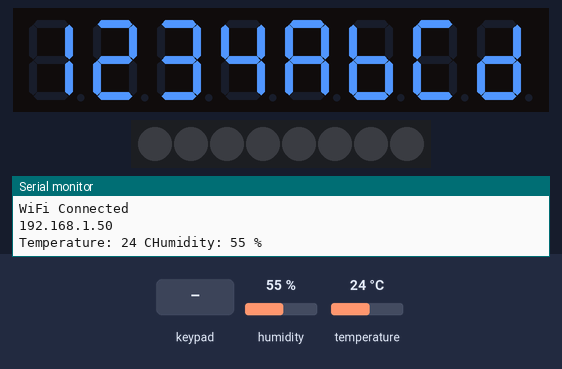
A sketch run on a simulated ESP8266 (NodeMCU). Shown: 8-digit seven-segment display, 8 RGB LEDs in strip order, left to right, the last lines printed to the serial monitor. Inputs (shaded band) come from the test bench; at power-on: humidity 55 %, temperature 24 °C. WiFi joins after 1.5 s; servers stay silent unless stated; no MQTT or app messages arrive unless stated.

Above: at 2.8 s.
2.9 s: keypad keys 1 2 3 4 pressed 0.4 s apart
At 3.0 s:
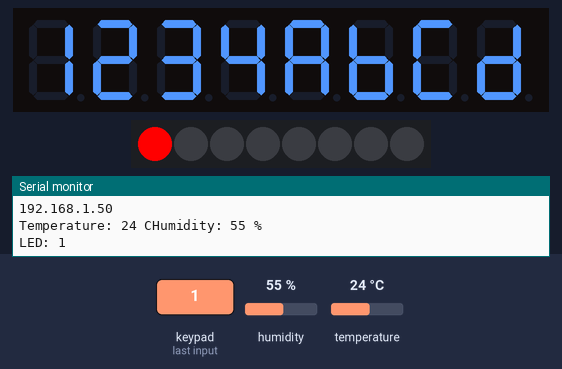
6.0 s: key '5' pressed
At 6.1 s:
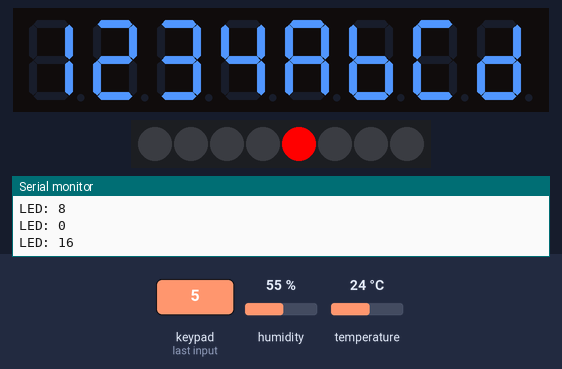
7.6 s: key '6' pressed
At 7.71 s:
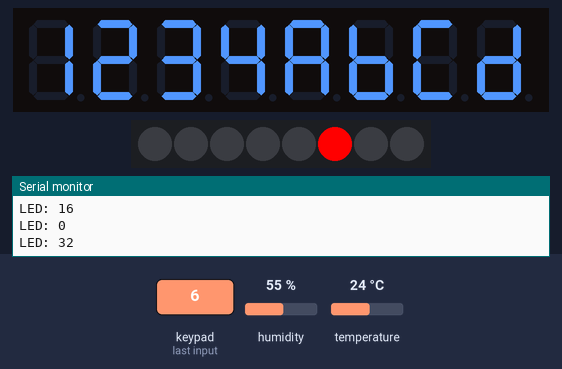
Timing chart, 0 to 10.6 s (numbered marks = the images above; inputs shaded):
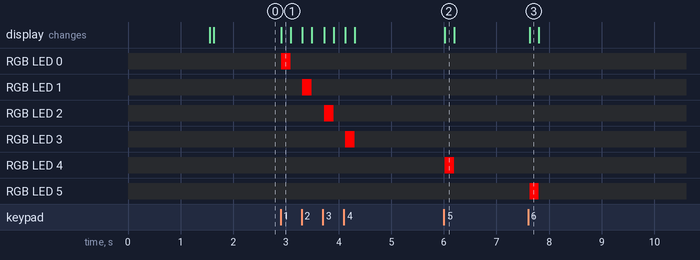

The sketch:

node_mcu.ino
```cpp
#include <MFRC522.h >     //RFID
#include <TM1638.h >      //LED
#include "DHT.h"           //온습도 센서
#include <ESP8266WiFi.h >     //WIFI
#include <PubSubClient.h >  //MQTT
#include <stdio.h>     // sprintf 함수가 선언된 헤더 파일

//-----------LED----------------
#define DHTPIN D3
#define DHTTYPE DHT11
DHT dht(DHTPIN, DHTTYPE);
int _temperature;
int _humidity;
int _pre_t;               // 온도가 변했을 경우에만 MQTT, Serial에 출력하기 위해 생성
int _pre_h;               // 습도가 변했을 경우에만 MQTT, Serial에 출력하기 위해 생성

//-----------LED----------------
TM1638 module(D2, D1, D0);
byte _led = 0;
byte _pre_led = 0;

//-----------RFID----------------
constexpr uint8_t RST_PIN = D4;
constexpr uint8_t SS_PIN = D8;
char* _rfid;

MFRC522 rfid(SS_PIN, RST_PIN); // Instance of the class
MFRC522::MIFARE_Key key;

// Init array that will store new NUID
byte nuidPICC[4];

//----------MQTT-----------------
const char * ssid = "KCCI_STC_S";
const char * password = "kcci098#";

char * topic = "kw/nodemcu";                //수신 Topic
char * server = "broker.mqttdashboard.com"; //MQTT broker address

char message_buff[100]; //initialise storage buffer
WiFiClient wifiClient; //클라이언트로 작동

void callback(char * topic, byte * payload, unsigned int length) {
  int i = 0;

  Serial.println("Message arrived: topic: " + String(topic));
  Serial.println("Length: "+ String(length,DEC));

  //create character buffer with ending null terminator (string)
  for(i =0; i <length; i ++){
    message_buff[i] = payload[i];
  }
  message_buff[i]= '\0';

  String msgString = String(message_buff);
  Serial.println("Payload: "+ msgString);
}

//MQTT 서버, 포트, 메세지 왔을때 콜백함수, 인터넷연결을 포함하여 MQTT client 객체 생성
PubSubClient client(server, 1883, callback, wifiClient);

// 아두이노 셋팅
void setup() {
  Serial.begin(9600);

  //-----------WIFI--------------
  connectWIFI();

  //-----------LED----------------
  module.setDisplayToHexNumber(0x1234ABCD,0x00); //점은 사용하지 않음

  //-----------RFID---------------
  SPI.begin(); // Init SPI bus
  rfid.PCD_Init(); // Init MFRC522


}

// 실행구간
void loop() {
  client.loop();  //MQTT ready to read

  rfidread(); //RFID

  ledkey();   //LED KEY

  temp_humi();//temperature and humidity

  //0.01초 주기로 실행 하도록 설정
  delay(10);
}

void connectWIFI(void){
  //wifi에 연결을 시도한다.
  WiFi.begin(ssid, password);

  while (WiFi.status() != WL_CONNECTED) {
    delay(500);
    Serial.println(".");
  }
  //연결되면 접속한 IP가 뭔지 출력한다.
  Serial.println("");
  Serial.println("WiFi Connected");
  Serial.println(WiFi.localIP());

  //Connection to broker
  if (client.connect("")){
    client.subscribe(topic);
  }
}

void temp_humi(void){

  _temperature = dht.readTemperature();
  _humidity = dht.readHumidity();

  if ((_temperature != _pre_t) || (_humidity != _pre_h)){
    Serial.print("Temperature: ");
    Serial.print(_temperature);
    Serial.print(" C");
    Serial.print("Humidity: ");
    Serial.print(_humidity);
    Serial.println(" %\t");

    char sTemp[4];
    char sHumi[4];

    sprintf(sTemp, "%d", _temperature);
    sprintf(sHumi, "%d", _humidity);

    client.publish("kw/nodemcu/temperature", sTemp);
    client.publish("kw/nodemcu/humidity", sHumi);
  }

  _pre_t = _temperature;
  _pre_h = _humidity;
}

void ledkey(void){
  _led = module.getButtons();
  module.setLEDs(_led);

  if (_pre_led != _led){
    Serial.print("LED: ");
    Serial.println(_led); //시리얼 모니터로 key값 출력
  }

  _pre_led = _led;
}

void rfidread(void)
{
    // Look for new cards
  if (rfid.PICC_IsNewCardPresent())
  {
      if (rfid.PICC_ReadCardSerial())
      {
          MFRC522::PICC_Type piccType = rfid.PICC_GetType(rfid.uid.sak);

          String cardData = String(rfid.uid.uidByte[0], HEX);
          cardData = cardData + String(rfid.uid.uidByte[1], HEX);
          cardData = cardData + String(rfid.uid.uidByte[2], HEX);
          cardData = cardData + String(rfid.uid.uidByte[3], HEX);
          Serial.print("RFID: ");
          Serial.println(cardData);

          char rfidstr[10];
          cardData.toCharArray(rfidstr, 10);
          client.publish("kw/nodemcu/rfid", rfidstr);

          // Halt PICC
          rfid.PICC_HaltA();

          // Stop encryption on PCD
          rfid.PCD_StopCrypto1();
      }
  }
}
```

Measured:
- after the input at 2.9 s, RGB LED 0: off → RGB(255, 0, 0) at once, → off 0.18 s later; RGB LED 1: off → RGB(255, 0, 0) after 0.41 s, → off 0.18 s later; RGB LED 2: off → RGB(255, 0, 0) after 0.83 s, → off 0.18 s later; RGB LED 3: off → RGB(255, 0, 0) after 1.2 s, → off 0.18 s later
- after the input at 6.0 s, RGB LED 4: off → RGB(255, 0, 0) at once, → off 0.18 s later
- after the input at 7.6 s, RGB LED 5: off → RGB(255, 0, 0) at once, → off 0.17 s later
